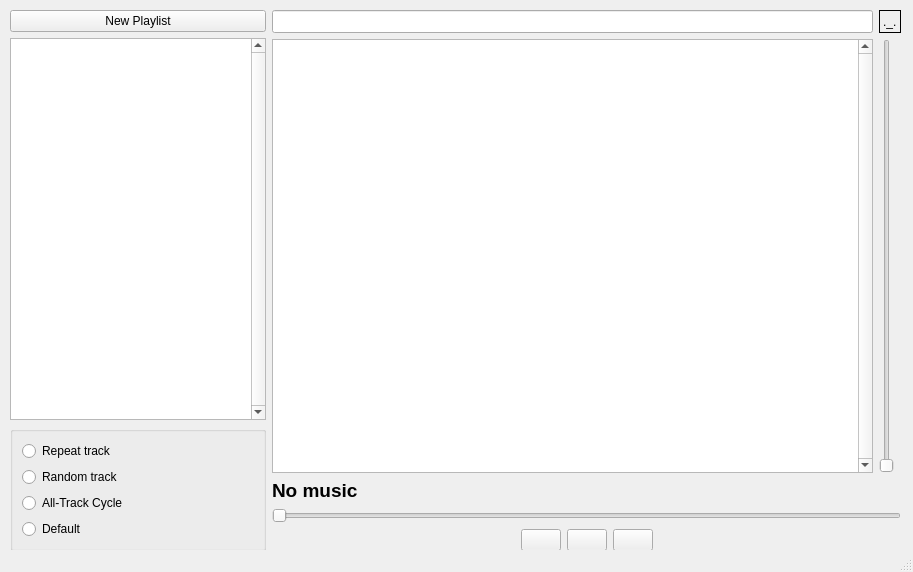
<?xml version="1.0" encoding="UTF-8"?>
<ui version="4.0">
 <class>MainWindow</class>
 <widget class="QMainWindow" name="MainWindow">
  <property name="geometry">
   <rect>
    <x>0</x>
    <y>0</y>
    <width>913</width>
    <height>572</height>
   </rect>
  </property>
  <property name="windowTitle">
   <string notr="true">MainWindow</string>
  </property>
  <widget class="QWidget" name="centralwidget">
   <property name="sizePolicy">
    <sizepolicy hsizetype="Expanding" vsizetype="Expanding">
     <horstretch>0</horstretch>
     <verstretch>0</verstretch>
    </sizepolicy>
   </property>
   <widget class="QWidget" name="formLayoutWidget">
    <property name="geometry">
     <rect>
      <x>10</x>
      <y>10</y>
      <width>891</width>
      <height>541</height>
     </rect>
    </property>
    <layout class="QFormLayout" name="formLayout">
     <property name="sizeConstraint">
      <enum>QLayout::SetMinimumSize</enum>
     </property>
     <item row="0" column="0">
      <layout class="QGridLayout" name="gridLayout_4">
       <item row="0" column="0">
        <widget class="QPushButton" name="pushButton_4">
         <property name="text">
          <string>New Playlist</string>
         </property>
        </widget>
       </item>
       <item row="1" column="0">
        <widget class="QListWidget" name="listWidget_2">
         <property name="verticalScrollBarPolicy">
          <enum>Qt::ScrollBarAlwaysOn</enum>
         </property>
        </widget>
       </item>
       <item row="2" column="0">
        <layout class="QHBoxLayout" name="horizontalLayout_2">
         <item>
          <widget class="QGroupBox" name="verticalGroupBox">
           <layout class="QVBoxLayout" name="verticalLayout">
            <item>
             <widget class="QRadioButton" name="radioButton_2">
              <property name="text">
               <string>Repeat track</string>
              </property>
             </widget>
            </item>
            <item>
             <widget class="QRadioButton" name="radioButton">
              <property name="text">
               <string>Random track</string>
              </property>
             </widget>
            </item>
            <item>
             <widget class="QRadioButton" name="radioButton_3">
              <property name="text">
               <string>All-Track Cycle</string>
              </property>
             </widget>
            </item>
            <item>
             <widget class="QRadioButton" name="radioButton_4">
              <property name="text">
               <string>Default</string>
              </property>
             </widget>
            </item>
           </layout>
          </widget>
         </item>
        </layout>
       </item>
      </layout>
     </item>
     <item row="0" column="1">
      <layout class="QGridLayout" name="gridLayout_5">
       <item row="1" column="0">
        <layout class="QGridLayout" name="gridLayout_2">
         <item row="1" column="0">
          <widget class="QLabel" name="label">
           <property name="font">
            <font>
             <family>Arial</family>
             <pointsize>14</pointsize>
             <weight>75</weight>
             <bold>true</bold>
            </font>
           </property>
           <property name="text">
            <string>No music</string>
           </property>
           <property name="wordWrap">
            <bool>true</bool>
           </property>
          </widget>
         </item>
         <item row="2" column="0">
          <widget class="QSlider" name="horizontalSlider">
           <property name="maximum">
            <number>102</number>
           </property>
           <property name="pageStep">
            <number>1</number>
           </property>
           <property name="orientation">
            <enum>Qt::Horizontal</enum>
           </property>
          </widget>
         </item>
         <item row="0" column="0">
          <layout class="QGridLayout" name="gridLayout">
           <item row="0" column="0">
            <widget class="QLineEdit" name="lineEdit">
             <property name="font">
              <font>
               <family>Arial</family>
               <pointsize>10</pointsize>
              </font>
             </property>
            </widget>
           </item>
           <item row="1" column="1">
            <widget class="QSlider" name="verticalSlider">
             <property name="maximum">
              <number>100</number>
             </property>
             <property name="pageStep">
              <number>1</number>
             </property>
             <property name="orientation">
              <enum>Qt::Vertical</enum>
             </property>
            </widget>
           </item>
           <item row="1" column="0">
            <widget class="QListWidget" name="listWidget">
             <property name="verticalScrollBarPolicy">
              <enum>Qt::ScrollBarAlwaysOn</enum>
             </property>
            </widget>
           </item>
           <item row="0" column="1">
            <widget class="QLabel" name="label_2">
             <property name="frameShape">
              <enum>QFrame::Box</enum>
             </property>
             <property name="text">
              <string>._.</string>
             </property>
            </widget>
           </item>
          </layout>
         </item>
        </layout>
       </item>
       <item row="2" column="0">
        <layout class="QGridLayout" name="gridLayout_3">
         <item row="2" column="0">
          <spacer name="horizontalSpacer">
           <property name="orientation">
            <enum>Qt::Horizontal</enum>
           </property>
           <property name="sizeType">
            <enum>QSizePolicy::Expanding</enum>
           </property>
           <property name="sizeHint" stdset="0">
            <size>
             <width>40</width>
             <height>20</height>
            </size>
           </property>
          </spacer>
         </item>
         <item row="2" column="2">
          <spacer name="horizontalSpacer_2">
           <property name="orientation">
            <enum>Qt::Horizontal</enum>
           </property>
           <property name="sizeHint" stdset="0">
            <size>
             <width>40</width>
             <height>20</height>
            </size>
           </property>
          </spacer>
         </item>
         <item row="2" column="1">
          <layout class="QHBoxLayout" name="horizontalLayout">
           <item>
            <widget class="QPushButton" name="pushButton_2">
             <property name="text">
              <string/>
             </property>
            </widget>
           </item>
           <item>
            <widget class="QPushButton" name="pushButton">
             <property name="text">
              <string/>
             </property>
            </widget>
           </item>
           <item>
            <widget class="QPushButton" name="pushButton_3">
             <property name="text">
              <string/>
             </property>
            </widget>
           </item>
          </layout>
         </item>
        </layout>
       </item>
      </layout>
     </item>
    </layout>
   </widget>
  </widget>
  <widget class="QStatusBar" name="statusbar"/>
 </widget>
 <resources/>
 <connections/>
</ui>
